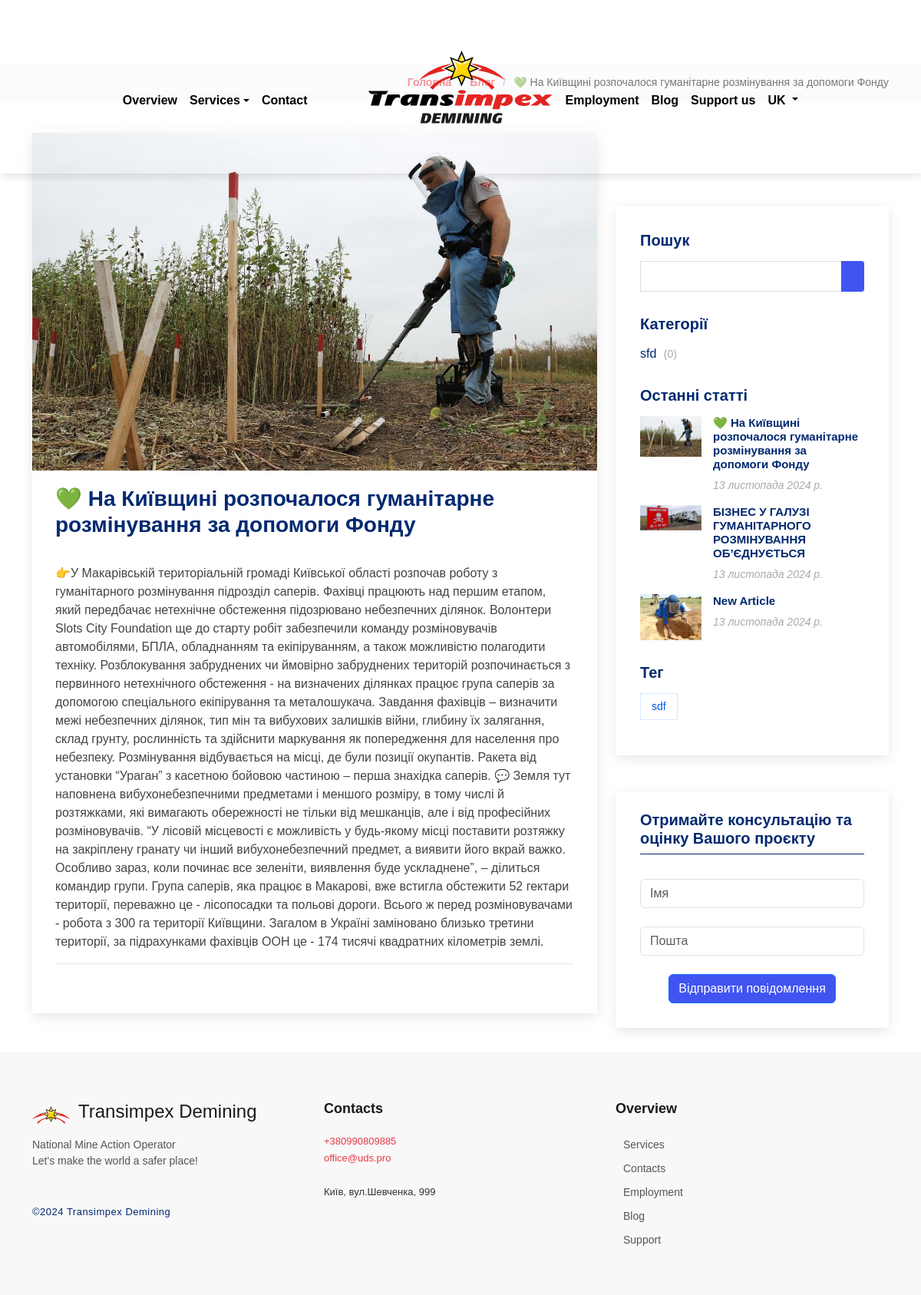
Screenshot of /blog-single/6 with the database file from the repository.
### data_site/models.py (models this page shows)
class Article(models.Model):
    title = models.CharField(verbose_name="Заголовок", max_length=2048, default='', blank=True)
    description = RichTextUploadingField(verbose_name="Опис", default='', blank=True)
    date = models.DateField(verbose_name="Дата публікації", default='', blank=True)
    image = models.ImageField(verbose_name="Фото", default='', blank=True)
    html = RichTextUploadingField(verbose_name="Тіло в html", default='', blank=True)
    author = models.CharField(verbose_name="ПІБ", max_length=1024, default='', blank=True)
    categories = models.ManyToManyField(CategoryArticle, verbose_name="Катагорії", default='', blank=True)
    teg = models.ManyToManyField(ArticleTeg, verbose_name="Теги", default='', blank=True)
    description_blog_single = RichTextUploadingField(verbose_name="Опис сторінки блогу (SEO)", default='', blank=True)
    keywords_blog_single = RichTextUploadingField(verbose_name="Ключові слова сторінки блогу (SEO)", default='', blank=True)
    class Meta:
        verbose_name = "Стаття блогу"
        verbose_name_plural = "Статті блогу"

class CategoryArticle(models.Model):
    name = models.CharField(verbose_name="Назва", max_length=1024, null=False)
    class Meta:
        verbose_name = "Категорія статті"
        verbose_name_plural = "Категорії статей"

class ArticleTeg(models.Model):
    name = models.CharField(verbose_name="Назва", max_length=1024, null=False)
    class Meta:
        verbose_name = "Тег статті"
        verbose_name_plural = "Теги статей"

class DataContact(models.Model):
    mobile_phone = models.CharField(verbose_name="Мобільний телефон", max_length=2048)
    email = models.CharField(verbose_name="Поштова скринька", max_length=2048)
    address = models.CharField(verbose_name="Адреса офісу", max_length=2048, default='', blank=True)
    schedule_date = models.CharField(verbose_name="Дні роботи", max_length=2048, default='', blank=True)
    schedule_time = models.CharField(verbose_name="Години роботи", max_length=2048, default='', blank=True)
    telegram_link = models.CharField(verbose_name="Посилання на telegram", max_length=2048, default='', blank=True)
    facebook_link = models.CharField(verbose_name="Посилання на facebook", max_length=2048, default='', blank=True)
    linkedin_link = models.CharField(verbose_name="Посилання на linkedin", max_length=2048, default='', blank=True)
    instagram_link = models.CharField(verbose_name="Посилання на instagram", max_length=2048, default='', blank=True)
    class Meta:
        verbose_name = "Контакт"
        verbose_name_plural = "Контактні дані"

### data_site/views.py (the view)
# urls.py: path('blog-single/<int:name>', single_blog),
def single_blog(request, name):
    category = CategoryArticle.objects.all()
    list_category = []
    if request.method == "POST":
        form = Comment(request.POST)
        if form.is_valid():
            article = Article.objects.get(id=name)
            article.commentaries.add(form.save())
            article.save()
    for i in category:
        list_category.append({"obj": i, "count": len(Article.objects.filter(categories=i))})
    article = Article.objects.get(id=name)
    return render(request, 'blog-single.html', {**{
        "article": article,
        "category": list_category,
        "tags": ArticleTeg.objects.all(),
        "last_articles": Article.objects.all()[:5],
        "breadcrumbs": [
            {
                "name": _("Головна"),
                "link": "/"
            },
            {
                "name": _("Блог"),
                "link": "/blog"
            },
            {
                "name": article.title,
                "link": None
            }]}, **get_menu_and_services(_('Блог'))})

### data_site/views.py (called while the page is built)
def get_menu_and_services(current_menu):
    return {
        "current_menu": current_menu,
        "services": Service.objects.all().order_by('position'),
        "contacts": DataContact.objects.all(),
    }

### data_site/templates/blog-single.html (shortened to what this page needs)
{% load bootstrap_icons %}
{%load static%}
<!DOCTYPE html>
<html lang="en">
<head>
    {%include 'blocks/head.html'%}
</head>
<body>
  {% include 'blocks/header.html' %}
{% include 'blocks/breadcrumbs.html' %}
    <section id="blog" class="blog">
      <div class="container" data-aos="fade-up">
        <div class="row">
          <div class="col-lg-8 entries">
            <article class="entry entry-single">
              <div class="entry-img">
                <img src="{{article.image.url}}" alt="" class="img-fluid" loading="lazy">
              </div>
              <h1 class="entry-title">
                <a>{{article.title}}</a>
              </h1>
              {% autoescape off %}{{article.html}}{% endautoescape %}
              <div class="entry-footer">
                <ul class="cats">
                </ul>
              </div>
            </article>
          </div>
        <div class="col-lg-4">
            <div class="blog-left">
                {% include 'content_pages/filter-search-blog.html'%}
                {% include 'blocks/consultation.html'%}
            </div>
        </div>
        </div>
      </div>
    </section>
{% include 'blocks/footer.html'%}
</body>
</html>

### data_site/templates/blocks/breadcrumbs.html (shortened to what this page needs)
{% load static %}
{% block breadcrumbs %}
<section class="breadcrumbs">
    <div class="container">
        <ol>
            {% for i in breadcrumbs %}
                {% if i.link %}
                    <li><a href="{{ i.link }}">{{ i.name }}</a></li>
                {% else %}
                    <li>{{ i.name }}</li>
                {% endif %}
            {% endfor %}
        </ol>
    </div>
</section>
{% endblock %}

### data_site/templates/content_pages/filter-search-blog.html
{% load bootstrap_icons %}
{% load i18n %}
{%load static%}
            <div class="sidebar">
              <h2 class="sidebar-title">{% translate "Пошук" %}</h2>
              <div class="sidebar-item search-form">
                <form action="/blog" method="get">
                  <input type="text" name="text">
                  <button type="submit">{% bs_icon 'search' %}</button>
                </form>
              </div>
              <h2 class="sidebar-title">{% trans "Категорії" %}</h2>
              <div class="sidebar-item categories">
                <ul>
                  {%for i in category%}
                  <li><a href="/blog?category={{i.obj.id}}">{{i.obj.name}} <span>({{i.count}})</span></a></li>
                  {%endfor%}
                </ul>
              </div>
              <h2 class="sidebar-title">{% trans "Останні статті" %}</h2>
              <div class="sidebar-item recent-posts">
                {%for i in last_articles%}
                <div class="post-item clearfix">
                  <img src="{{i.image.url}}" alt="">
                  <h3><a href="/blog-single/{{i.id}}">{{i.title}}</a></h3>
                  <time datetime="2020-01-01">{{i.date}}</time>
                </div>
                {% endfor %}
              </div>
              <h2 class="sidebar-title">{% trans "Тег" %}</h2>
              <div class="sidebar-item tags">
                <ul>
                  {%for i in tags%}
                  <li><a href="/blog?tag={{i.id}}">{{i.name}}</a></li>
                  {%endfor%}
                </ul>
              </div>
            </div>

### data_site/templates/blocks/footer.html (shortened to what this page needs)
{% load bootstrap_icons %}
{% load i18n %}
{% load static %}
<footer id="footer" class="footer">
    <div class="container">
        <div class="row gy-4" style="margin-top: 0;">
            <div class="col-lg-4 col-md-6 footer-info text-left">
                <a href="/" class="logo d-flex align-items-center">
                    <img src="{% static 'assets/img/foot.svg' %}" alt="Logo" loading="lazy" width="50">
                    <h3>Transimpex Demining</h3>
                </a>
                <p>National Mine Action Operator<br>Let's make the world a safer place!</p>
                <div class="copyright mt-3 text-left">
                    &copy;2024 Transimpex Demining
                </div>
            </div>
            <div class="col-lg-4 col-md-6 footer-contact">
                <h4>{% translate "Contacts" %}</h4>
                <p>
                    {% for i in contacts %}
                    <a href="tel:{{ i.mobile_phone }}">{{ i.mobile_phone }}</a><br>
                    <a href="mailto:{{ i.email }}">{{ i.email }}</a><br><br>
                    {{ i.address }}<br>
                    {% endfor %}
                </p>
            </div>
            <div class="col-lg-4 col-md-6 footer-links">
                <h4>{% translate "Overview" %}</h4>
                <ul>
                    <li><a href="/services">{% translate "Services" %}</a></li>
                    <li><a href="/contacts">{% translate "Contacts" %}</a></li>
                    <li><a href="/employment">{% translate "Employment" %}</a></li>
                    <li><a href="/blog">{% translate "Blog" %}</a></li>
                    <li><a href="/support">{% translate "Support" %}</a></li>
                </ul>
            </div>
        </div>
    </div>
</footer>

### data_site/static/assets/css/style.css (style rules this page uses)
:root { scroll-behavior: smooth; }
body { font-family: "Open Sans", sans-serif; color: #444444; }
a { color: #4154f1; text-decoration: none; }
h1, h2, h3, h4, h5, h6 { font-family: "Nunito", sans-serif; }
section { padding: 40px 0; overflow: hidden; }
.breadcrumbs { padding: 15px 0; min-height: 40px; margin-top: 82px; }
.breadcrumbs ol { font-family: "Nunito", sans-serif; display: flex; flex-wrap: wrap; list-style: none; justify-content: flex-end; margin: 0; font-size: 14px; }
.breadcrumbs ol a { color: #4154f1; transition: 0.3s; }
.breadcrumbs ol li+li { padding-left: 10px; }
.breadcrumbs ol li+li::before { display: inline-block; padding-right: 10px; color: #8894f6; content: "/"; }
.blog-left { position: sticky; top: 6rem; }
.blog { padding: 40px 0 20px 0; }
.blog .entry { padding: 30px; margin-bottom: 60px; box-shadow: 0 4px 16px rgba(0, 0, 0, 0.1); }
.blog .entry .entry-img { max-height: 440px; margin: -30px -30px 20px -30px; overflow: hidden; }
.blog .entry .entry-title { font-size: 28px; font-weight: bold; padding: 0; margin: 0 0 20px 0; }
.blog .entry .entry-title a { color: #012970; transition: 0.3s; }
.blog .entry .entry-footer { padding-top: 10px; border-top: 1px solid #e6e6e6; }
.blog .entry .entry-footer .cats { list-style: none; display: inline; padding: 0 20px 0 0; font-size: 14px; }
.blog .entry-single { margin-bottom: 30px; }
.blog .sidebar { padding: 2rem; margin: 0 0 2rem 0; box-shadow: 0 4px 16px rgba(0, 0, 0, 0.1); }
.blog .sidebar .sidebar-title { font-size: 20px; font-weight: 700; padding: 0 0 0 0; margin: 0 0 15px 0; color: #012970; position: relative; }
.blog .sidebar .sidebar-item { margin-bottom: 30px; }
.blog .sidebar .search-form form { background: #fff; border: 1px solid #ddd; padding: 3px 10px; position: relative; }
.blog .sidebar .search-form form input[type=text] { border: 0; padding: 4px; border-radius: 4px; width: calc(100% - 40px); }
.blog .sidebar .search-form form button { position: absolute; top: 0; right: 0; bottom: 0; border: 0; background: none; font-size: 16px; padding: 0 15px; margin: -1px; background: #4154f1; color: #fff; transition: 0.3s; border-radius: 0 4px 4px 0; line-height: 0; }
.blog .sidebar .categories ul { list-style: none; padding: 0; }
.blog .sidebar .categories ul a { color: #012970; transition: 0.3s; }
.blog .sidebar .categories ul a span { padding-left: 5px; color: #aaaaaa; font-size: 14px; }
.blog .sidebar .recent-posts .post-item+.post-item { margin-top: 15px; }
.blog .sidebar .recent-posts img { width: 80px; float: left; }
.blog .sidebar .recent-posts h3 { font-size: 15px; margin-left: 95px; font-weight: bold; }
.blog .sidebar .recent-posts h3 a { color: #012970; transition: 0.3s; }
.blog .sidebar .recent-posts time { display: block; margin-left: 95px; font-style: italic; font-size: 14px; color: #aaaaaa; }
.blog .sidebar .tags { margin-bottom: -10px; }
.blog .sidebar .tags ul { list-style: none; padding: 0; }
.blog .sidebar .tags ul li { display: inline-block; }
.blog .sidebar .tags ul a { color: #0257ee; font-size: 14px; padding: 6px 14px; margin: 0 6px 8px 0; border: 1px solid #d7e6ff; display: inline-block; transition: 0.3s; }
.footer { background: #f6f9ff; font-size: 14px; }
.footer .copyright { text-align: center; padding-top: 30px; color: #012970; }

### data_site/templates/blocks/breadcrumbs.html (style rules this page uses)
.breadcrumbs { background-color: #f8f9fa !important; padding: 15px 0 !important; color: #000 !important; font-size: 14px !important; }
.breadcrumbs ol li a { color: #e63946 !important; text-decoration: none !important; font-weight: bold !important; }
.breadcrumbs ol li::after { content: "" !important; color: #6c757d !important; }
.breadcrumbs ol li:last-child::after { content: "" !important; }

### rows the page displays
Article: name "💚 На Київщині розпочалося гуманітарне розмінування за допомоги Фонду", image (picture), title "💚 На Київщині розпочалося гуманітарне розмінування за допомоги Фонду", html "👉У Макарівській територіальній громаді Київської області розпочав роботу з гуманітарного розмінування підрозділ саперів. Фахівці працюють над першим етапом, який передбачає нетехнічне обстеження підозрювано небезпечних ділянок. Волонтери Slots City Foundation ще до старту робіт забезпечили команду розміновувачів автомобілями, БПЛА, обладнанням та екіпіруванням, а також можливістю полагодити техніку. Розблокування забруднених чи ймовірно забруднених територій розпочинається з первинного нетехнічного обстеження - на визначених ділянках працює група саперів за допомогою спеціального екіпірування та металошукача. Завдання фахівців – визначити межі небезпечних ділянок, тип мін та вибухових…", date "13 листопада 2024 р."
CategoryArticle: obj.name "sfd", count "0"
Article: image (picture), title "БІЗНЕС У ГАЛУЗІ ГУМАНІТАРНОГО РОЗМІНУВАННЯ ОБ’ЄДНУЄТЬСЯ", date "13 листопада 2024 р."
Article: image (picture), title "New Article", date "13 листопада 2024 р."
ArticleTeg: name "sdf"
DataContact: mobile_phone "+380990809885", email "office@uds.pro", address "Київ, вул.Шевченка, 999"

### other values shown
{{ language.code }} "UK"
